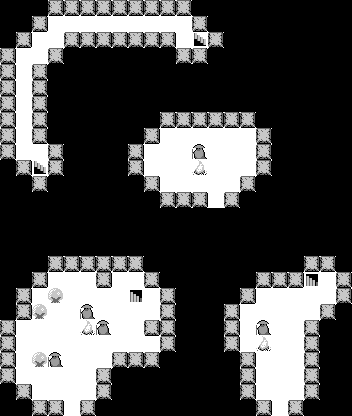

A level layout from a 2D game, rendered from its tile map. Below: a short description, then the map file with its tile-grid data intact:
An orthogonal 22x26 tile map with 16x16 px tiles, 1 tile layer (Tile Layer 1).

<map version="1.10" tiledversion="1.10.2" orientation="orthogonal" renderorder="right-down" width="22" height="26" tilewidth="16" tileheight="16" infinite="0" nextlayerid="2" nextobjectid="1">
 <editorsettings>
  <export target="sketch-1-little-valley-caves.json" format="json" />
 </editorsettings>
 <tileset firstgid="1" source="valley-graphics-16x16-dungeon.tsx" />
 <layer id="1" name="Tile Layer 1" width="22" height="26">
  <data encoding="csv">
3,3,3,11,11,11,11,11,11,11,11,11,3,3,3,3,3,3,3,3,3,3,
3,3,11,1,1,1,1,1,1,1,1,1,11,3,3,3,3,3,3,3,3,3,
3,11,1,1,11,11,11,11,11,11,11,1,13,11,3,3,3,3,3,3,3,3,
11,1,1,11,3,3,3,3,3,3,3,11,11,3,3,3,3,3,3,3,3,3,
11,1,11,3,3,3,3,3,3,3,3,3,3,3,3,3,3,3,3,3,3,3,
11,1,11,3,3,3,3,3,3,3,3,3,3,3,3,3,3,3,3,3,3,3,
11,1,11,3,3,3,3,3,3,3,3,3,3,3,3,3,3,3,3,3,3,3,
11,1,11,3,3,3,3,3,3,3,11,11,11,11,11,11,3,3,3,3,3,3,
11,1,11,3,3,3,3,3,3,11,1,1,1,1,1,1,11,3,3,3,3,3,
11,1,1,11,3,3,3,3,11,1,1,1,8,1,1,1,11,3,3,3,3,3,
3,11,13,11,3,3,3,3,11,1,1,1,16,1,1,1,11,3,3,3,3,3,
3,3,11,3,3,3,3,3,3,11,1,1,1,1,1,11,3,3,3,3,3,3,
3,3,3,3,3,3,3,3,3,3,11,11,11,1,11,3,3,3,3,3,3,3,
3,3,3,3,3,3,3,3,3,3,3,3,3,3,3,3,3,3,3,3,3,3,
3,3,3,3,3,3,3,3,3,3,3,3,3,3,3,3,3,3,3,3,3,3,
3,3,3,3,3,3,3,3,3,3,3,3,3,3,3,3,3,3,3,3,3,3,
3,3,3,11,11,11,11,11,11,3,3,3,3,3,3,3,3,3,3,11,11,3,
3,3,11,1,1,1,11,1,1,11,3,3,3,3,3,3,11,11,11,14,1,11,
3,11,1,2,1,1,1,1,14,1,11,3,3,3,3,11,1,1,1,1,1,11,
3,11,2,1,1,8,1,1,1,1,11,3,3,3,11,1,1,1,1,1,11,3,
11,1,1,1,1,16,8,1,1,11,11,3,3,3,11,1,8,1,1,11,3,3,
11,1,1,1,1,1,1,1,1,1,11,3,3,3,11,1,16,1,1,11,3,3,
11,1,2,8,1,1,1,11,11,11,3,3,3,3,3,11,1,1,1,11,3,3,
11,1,1,1,1,1,11,3,3,3,3,3,3,3,3,11,1,1,1,11,3,3,
3,11,1,1,1,1,11,3,3,3,3,3,3,3,3,11,1,1,1,11,3,3,
3,3,11,11,1,11,3,3,3,3,3,3,3,3,3,3,11,1,11,3,3,3
</data>
 </layer>
</map>
